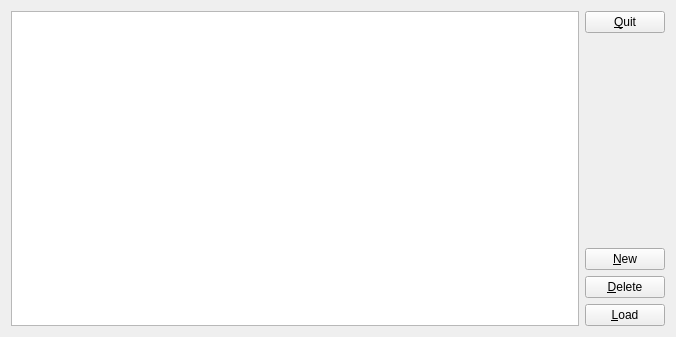
<?xml version="1.0" encoding="UTF-8"?>
<ui version="4.0">
 <class>DatabaseBrowser</class>
 <widget class="QWidget" name="DatabaseBrowser">
  <property name="geometry">
   <rect>
    <x>0</x>
    <y>0</y>
    <width>676</width>
    <height>337</height>
   </rect>
  </property>
  <property name="windowTitle">
   <string>Form</string>
  </property>
  <layout class="QHBoxLayout" name="horizontalLayout">
   <item>
    <widget class="QListWidget" name="dbb_list"/>
   </item>
   <item>
    <layout class="QVBoxLayout" name="verticalLayout">
     <item>
      <widget class="QPushButton" name="dbb_quit">
       <property name="text">
        <string>&amp;Quit</string>
       </property>
      </widget>
     </item>
     <item>
      <spacer name="verticalSpacer">
       <property name="orientation">
        <enum>Qt::Vertical</enum>
       </property>
       <property name="sizeHint" stdset="0">
        <size>
         <width>20</width>
         <height>40</height>
        </size>
       </property>
      </spacer>
     </item>
     <item>
      <widget class="QPushButton" name="dbb_new">
       <property name="text">
        <string>&amp;New</string>
       </property>
      </widget>
     </item>
     <item>
      <widget class="QPushButton" name="dbb_load">
       <property name="text">
        <string>&amp;Delete</string>
       </property>
      </widget>
     </item>
     <item>
      <widget class="QPushButton" name="dbb_delete">
       <property name="text">
        <string>&amp;Load</string>
       </property>
      </widget>
     </item>
    </layout>
   </item>
  </layout>
 </widget>
 <resources/>
 <connections/>
</ui>
